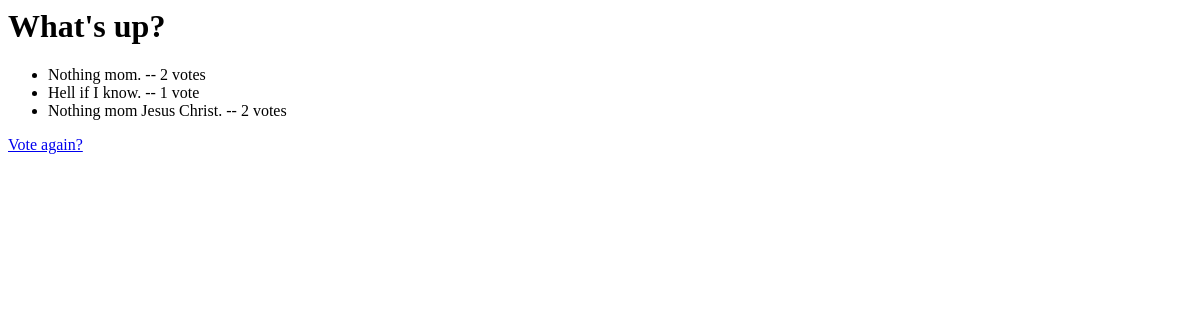
/polls/1/results/, run on an earlier commit of the app's database.
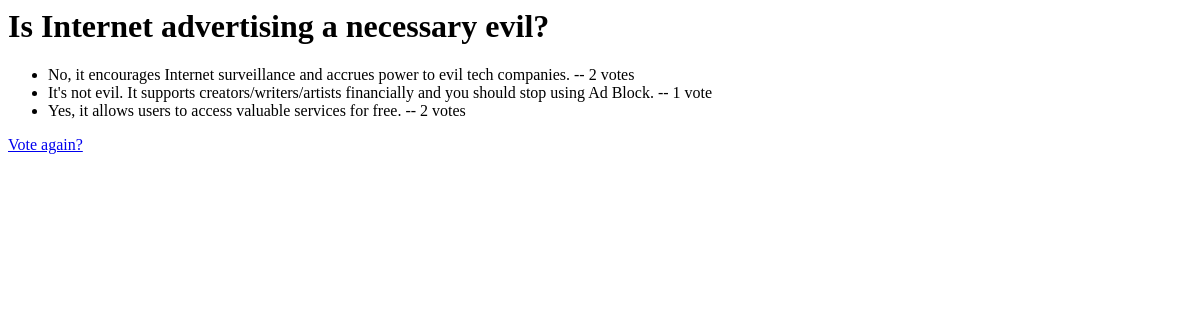
And on a later commit of the database.
### polls/models.py (models this page shows, shortened)
class Question(models.Model):
    question_text = models.CharField(max_length=200)
    pub_date = models.DateTimeField('date published')

class Choice(models.Model):
    question = models.ForeignKey(Question)
    choice_text = models.CharField(max_length=200)
    votes = models.IntegerField(default=0)

### polls/views.py (the view)
# urls.py: url(r'^(?P<pk>[0-9]+)/results/$', views.ResultsView.as_view(), name='results'),
class ResultsView(generic.DetailView):
    model = Question
    template_name = 'polls/results.html'

### polls/templates/polls/results.html
<h1>{{ question.question_text }}</h1>
<ul>
{% for choice in question.choice_set.all %}
    <li>{{ choice.choice_text }} -- {{ choice.votes }} vote{{ choice.votes|pluralize }}</li>
{% endfor %}
</ul>
<a href="{% url 'polls:detail' question.id %}">Vote again?</a>

What changed in the data, as far as the page shows it:
changed Question: question_text "What's up?" → "Is Internet advertising a necessary evil?"
changed Choice: choice_text "Nothing mom." → "No, it encourages Internet surveillance and accrues power to evil tech companies."
changed Choice: choice_text "Hell if I know." → "It's not evil. It supports creators/writers/artists financially and you should stop using Ad Block."
changed Choice: choice_text "Nothing mom Jesus Christ." → "Yes, it allows users to access valuable services for free."
